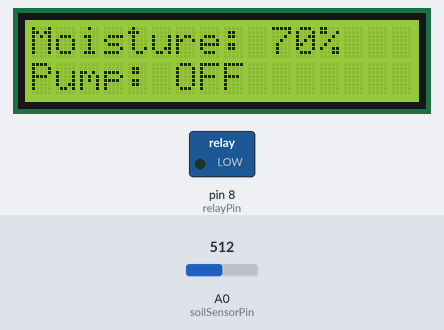
Recording of a sketch running on a simulated Arduino Uno, built with avr-gcc and run on an emulated ATmega328P. On the bench: 16×2 character LCD, switched loads named in the sketch (green lamp = pin HIGH). The test bench sets the inputs (shaded band); at power-on: A0 (soilSensorPin) = 512.

Above: at 3.2 s.
3.3 s: A0 (soilSensorPin) set to 694
At 5.5 s:
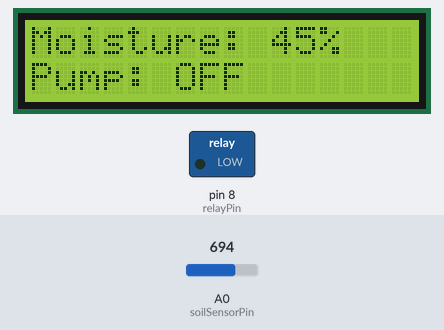
6.0 s: A0 (soilSensorPin) set to 718
At 7.0 s:
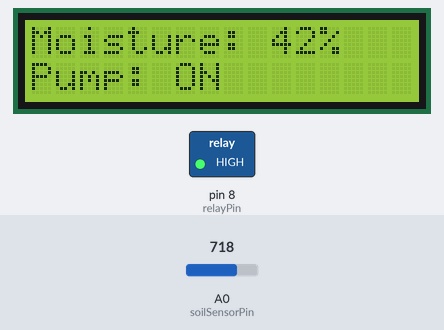
8.7 s: A0 (soilSensorPin) set to 511
At 14.4 s:
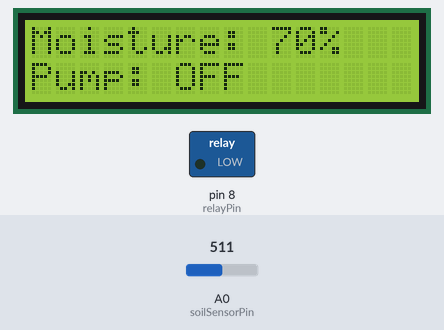
14.7 s: A0 (soilSensorPin) set to 716
At 16.1 s:
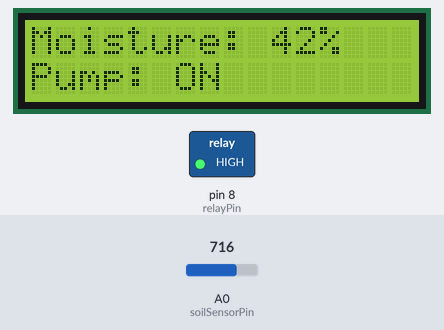
Timing chart, 0 to 17.7 s (numbered marks = the images above; inputs shaded):
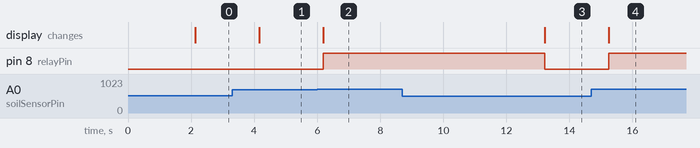

The sketch:

arduino-smart-plant-irrigation.ino
```cpp
/*
 * Automatic Plant Watering System with I2C LCD Display
 *
 * Components:
 * - Arduino Uno
 * - YL-69 Soil Moisture Sensor (Analog Pin A0)
 * - 5V Relay Module (Digital Pin 8)
 * - Mini Submersible Water Pump (Controlled via Relay)
 * - 16x2 I2C LCD Display (SDA to A4, SCL to A5)
 */

#include <Wire.h>
#include <LiquidCrystal_I2C.h> // You will need to install this library via the Library Manager

// Initialize the LCD with I2C address 0x27, 16 columns, and 2 rows
// Note: If 0x27 shows a blank screen, try address 0x3F
LiquidCrystal_I2C lcd(0x27, 16, 2);

const int soilSensorPin = A0;
const int relayPin = 8;

// Define the dry threshold for the raw analog value
const int dryThreshold = 700;

void setup() {
  Serial.begin(9600);

  // Initialize LCD
  lcd.init();
  lcd.backlight();
  lcd.setCursor(0, 0);
  lcd.print("Smart Irrigation");
  lcd.setCursor(0, 1);
  lcd.print("Starting up...");
  delay(2000);
  lcd.clear();

  pinMode(soilSensorPin, INPUT);
  pinMode(relayPin, OUTPUT);

  // Ensure the pump is off at startup
  digitalWrite(relayPin, LOW);
}

void loop() {
  // Read raw analog value
  int moistureValue = analogRead(soilSensorPin);

  // Convert raw value (approx 1023 dry, 300 wet) to a user-friendly percentage (0-100%)
  int moisturePercent = map(moistureValue, 1023, 300, 0, 100);
  moisturePercent = constrain(moisturePercent, 0, 100);

  // Display Moisture Percentage on Row 1
  lcd.setCursor(0, 0);
  lcd.print("Moisture: ");
  lcd.print(moisturePercent);
  lcd.print("%   "); // Trailing spaces overwrite leftover characters

  // Display Pump Status on Row 2
  lcd.setCursor(0, 1);
  if (moistureValue > dryThreshold) {
    lcd.print("Pump: ON        ");
    digitalWrite(relayPin, HIGH); // Turn pump ON
    delay(5000);                  // Keep pump running for 5 seconds
  } else {
    lcd.print("Pump: OFF       ");
    digitalWrite(relayPin, LOW);  // Turn pump OFF
  }

  // Wait 2 seconds before next reading
  delay(2000);
}
```

Measured:
- the behaviour switches between 700 and 701 on A0 (soilSensorPin) (found by bisection; images 1 and 2)
- after the input at 3.3 s, the display: changes after 0.86 s (image 1)
- after the input at 6.0 s, pin 8 (relayPin): LOW → HIGH after 0.19 s; the display: changes after 0.19 s (image 2)
- after the input at 8.7 s, pin 8 (relayPin): HIGH → LOW after 4.5 s; the display: changes after 4.5 s (image 3)
- after the input at 14.7 s, pin 8 (relayPin): LOW → HIGH after 0.55 s; the display: changes after 0.55 s (image 4)
